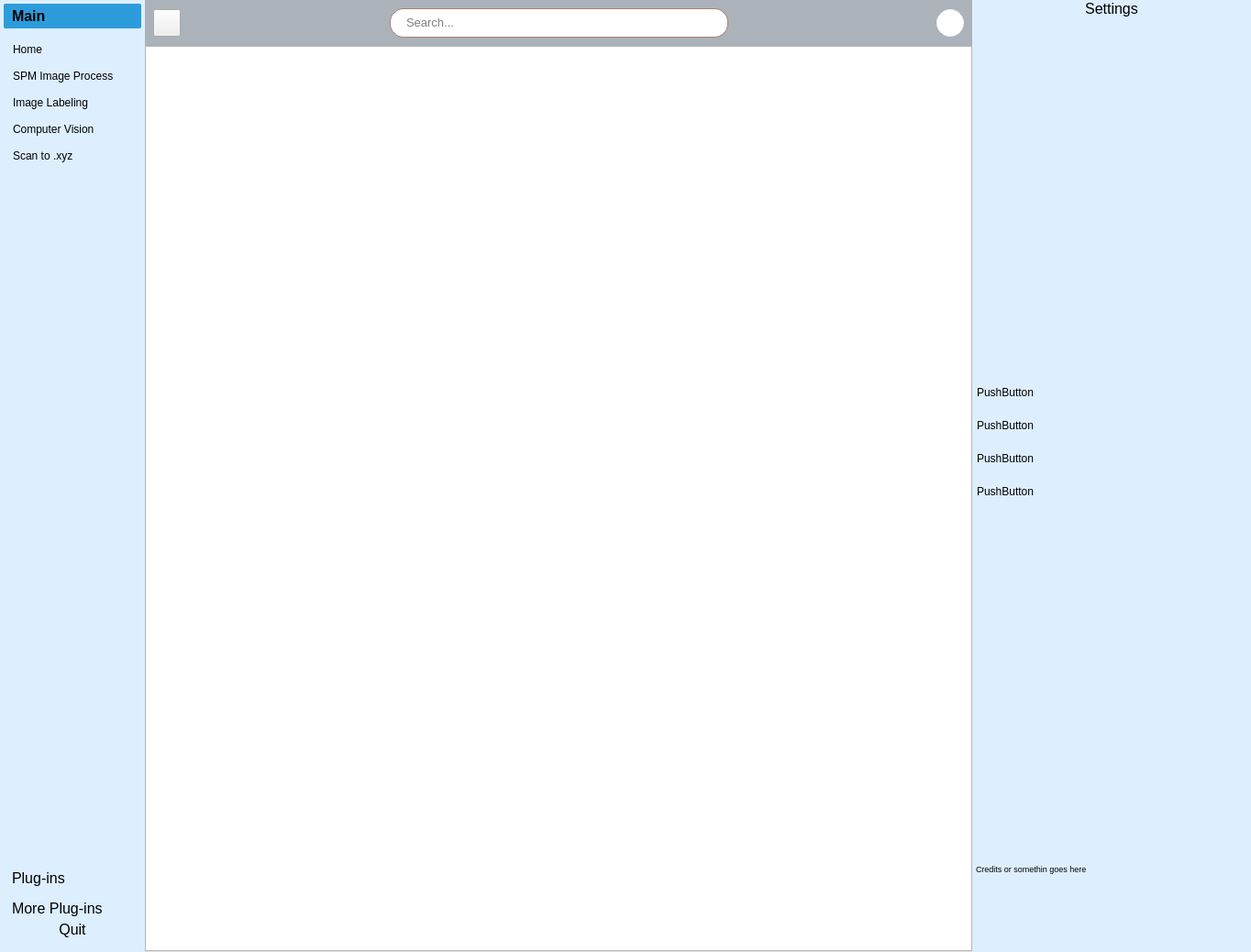
<?xml version="1.0" encoding="UTF-8"?>
<ui version="4.0">
 <class>MainWindow</class>
 <widget class="QMainWindow" name="MainWindow">
  <property name="geometry">
   <rect>
    <x>0</x>
    <y>0</y>
    <width>1364</width>
    <height>1038</height>
   </rect>
  </property>
  <property name="windowTitle">
   <string>MainWindow</string>
  </property>
  <widget class="QWidget" name="centralwidget">
   <layout class="QGridLayout" name="gridLayout_3">
    <property name="leftMargin">
     <number>0</number>
    </property>
    <property name="topMargin">
     <number>0</number>
    </property>
    <property name="rightMargin">
     <number>0</number>
    </property>
    <property name="bottomMargin">
     <number>0</number>
    </property>
    <property name="spacing">
     <number>0</number>
    </property>
    <item row="0" column="0">
     <widget class="QSplitter" name="splitter">
      <property name="orientation">
       <enum>Qt::Horizontal</enum>
      </property>
      <property name="handleWidth">
       <number>0</number>
      </property>
      <widget class="QWidget" name="menu_widget" native="true">
       <property name="minimumSize">
        <size>
         <width>150</width>
         <height>0</height>
        </size>
       </property>
       <property name="font">
        <font>
         <pointsize>12</pointsize>
        </font>
       </property>
       <property name="styleSheet">
        <string notr="true">color: rgb(0, 0, 0);
background-color: rgb(221, 239, 255);
border: none;</string>
       </property>
       <layout class="QGridLayout" name="gridLayout">
        <property name="leftMargin">
         <number>4</number>
        </property>
        <property name="topMargin">
         <number>4</number>
        </property>
        <property name="rightMargin">
         <number>4</number>
        </property>
        <property name="bottomMargin">
         <number>15</number>
        </property>
        <property name="spacing">
         <number>0</number>
        </property>
        <item row="0" column="0">
         <widget class="QToolBox" name="toolBox">
          <property name="enabled">
           <bool>true</bool>
          </property>
          <property name="styleSheet">
           <string notr="true">#toolBox{
	color: #fff;
}

#toolBox::tab{
 padding-left: 5px;
 text-align: left;
 border-radius: 2px;
}

#toolBox::tab:selected{
	background-color: #2d9cdb;
	font-weight: bold;
}

#toolBox QPushButton{
	padding: 5 px 0px 5px 20px;
	text-align: left;
	border-radius: 3px;
}

#toolBox QPushButton:hover{
	background-color: #85C1E9;
}

#toolBox QPushButton:checked{
	background-color: #4398D8;
}</string>
          </property>
          <property name="currentIndex">
           <number>0</number>
          </property>
          <widget class="QWidget" name="page">
           <property name="geometry">
            <rect>
             <x>0</x>
             <y>0</y>
             <width>154</width>
             <height>892</height>
            </rect>
           </property>
           <attribute name="icon">
            <iconset>
             <normaloff>:/icons/layers.svg</normaloff>:/icons/layers.svg</iconset>
           </attribute>
           <attribute name="label">
            <string>Main</string>
           </attribute>
           <layout class="QVBoxLayout" name="verticalLayout">
            <property name="spacing">
             <number>10</number>
            </property>
            <property name="leftMargin">
             <number>5</number>
            </property>
            <property name="topMargin">
             <number>5</number>
            </property>
            <property name="rightMargin">
             <number>5</number>
            </property>
            <property name="bottomMargin">
             <number>5</number>
            </property>
            <item>
             <widget class="QPushButton" name="pushButton">
              <property name="focusPolicy">
               <enum>Qt::NoFocus</enum>
              </property>
              <property name="text">
               <string>Home</string>
              </property>
              <property name="icon">
               <iconset resource="../static/resource.qrc">
                <normaloff>:/icons/icons/home.svg</normaloff>:/icons/icons/home.svg</iconset>
              </property>
              <property name="checkable">
               <bool>true</bool>
              </property>
             </widget>
            </item>
            <item>
             <widget class="QPushButton" name="pushButton_17">
              <property name="text">
               <string>SPM Image Process</string>
              </property>
              <property name="icon">
               <iconset resource="../static/resource.qrc">
                <normaloff>:/icons/icons/map.svg</normaloff>:/icons/icons/map.svg</iconset>
              </property>
             </widget>
            </item>
            <item>
             <widget class="QPushButton" name="pushButton_2">
              <property name="focusPolicy">
               <enum>Qt::NoFocus</enum>
              </property>
              <property name="text">
               <string>Image Labeling</string>
              </property>
              <property name="icon">
               <iconset resource="../static/resource.qrc">
                <normaloff>:/icons/icons/maximize.svg</normaloff>:/icons/icons/maximize.svg</iconset>
              </property>
              <property name="checkable">
               <bool>true</bool>
              </property>
             </widget>
            </item>
            <item>
             <widget class="QPushButton" name="pushButton_18">
              <property name="text">
               <string>Computer Vision</string>
              </property>
              <property name="icon">
               <iconset resource="../static/resource.qrc">
                <normaloff>:/icons/icons/eye.svg</normaloff>:/icons/icons/eye.svg</iconset>
              </property>
             </widget>
            </item>
            <item>
             <widget class="QPushButton" name="pushButton_19">
              <property name="text">
               <string>Scan to .xyz</string>
              </property>
              <property name="icon">
               <iconset resource="../static/resource.qrc">
                <normaloff>:/icons/icons/codepen.svg</normaloff>:/icons/icons/codepen.svg</iconset>
              </property>
             </widget>
            </item>
            <item>
             <spacer name="verticalSpacer">
              <property name="orientation">
               <enum>Qt::Vertical</enum>
              </property>
              <property name="sizeHint" stdset="0">
               <size>
                <width>20</width>
                <height>604</height>
               </size>
              </property>
             </spacer>
            </item>
           </layout>
          </widget>
          <widget class="QWidget" name="page_2">
           <property name="geometry">
            <rect>
             <x>0</x>
             <y>0</y>
             <width>142</width>
             <height>909</height>
            </rect>
           </property>
           <attribute name="icon">
            <iconset>
             <normaloff>:/newPrefix/icons/slack.svg</normaloff>:/newPrefix/icons/slack.svg</iconset>
           </attribute>
           <attribute name="label">
            <string>Plug-ins</string>
           </attribute>
           <layout class="QVBoxLayout" name="verticalLayout_2">
            <property name="spacing">
             <number>10</number>
            </property>
            <property name="leftMargin">
             <number>5</number>
            </property>
            <property name="topMargin">
             <number>5</number>
            </property>
            <property name="rightMargin">
             <number>5</number>
            </property>
            <property name="bottomMargin">
             <number>5</number>
            </property>
            <item>
             <widget class="QPushButton" name="pushButton_3">
              <property name="enabled">
               <bool>false</bool>
              </property>
              <property name="focusPolicy">
               <enum>Qt::NoFocus</enum>
              </property>
              <property name="text">
               <string>IP 1</string>
              </property>
              <property name="checkable">
               <bool>true</bool>
              </property>
             </widget>
            </item>
            <item>
             <widget class="QPushButton" name="pushButton_4">
              <property name="enabled">
               <bool>false</bool>
              </property>
              <property name="focusPolicy">
               <enum>Qt::NoFocus</enum>
              </property>
              <property name="text">
               <string>IP 2</string>
              </property>
              <property name="checkable">
               <bool>true</bool>
              </property>
             </widget>
            </item>
            <item>
             <widget class="QPushButton" name="pushButton_5">
              <property name="enabled">
               <bool>false</bool>
              </property>
              <property name="focusPolicy">
               <enum>Qt::NoFocus</enum>
              </property>
              <property name="text">
               <string>IP 3</string>
              </property>
              <property name="checkable">
               <bool>true</bool>
              </property>
             </widget>
            </item>
            <item>
             <spacer name="verticalSpacer_2">
              <property name="orientation">
               <enum>Qt::Vertical</enum>
              </property>
              <property name="sizeHint" stdset="0">
               <size>
                <width>20</width>
                <height>576</height>
               </size>
              </property>
             </spacer>
            </item>
           </layout>
          </widget>
          <widget class="QWidget" name="page_3">
           <property name="geometry">
            <rect>
             <x>0</x>
             <y>0</y>
             <width>142</width>
             <height>909</height>
            </rect>
           </property>
           <attribute name="icon">
            <iconset>
             <normaloff>:/icons/loader.svg</normaloff>:/icons/loader.svg</iconset>
           </attribute>
           <attribute name="label">
            <string>More Plug-ins</string>
           </attribute>
           <layout class="QVBoxLayout" name="verticalLayout_3">
            <property name="spacing">
             <number>10</number>
            </property>
            <property name="leftMargin">
             <number>5</number>
            </property>
            <property name="topMargin">
             <number>5</number>
            </property>
            <property name="rightMargin">
             <number>5</number>
            </property>
            <property name="bottomMargin">
             <number>5</number>
            </property>
            <item>
             <widget class="QPushButton" name="pushButton_6">
              <property name="enabled">
               <bool>false</bool>
              </property>
              <property name="focusPolicy">
               <enum>Qt::NoFocus</enum>
              </property>
              <property name="text">
               <string>Computer Vision</string>
              </property>
              <property name="icon">
               <iconset>
                <normaloff>:/icons/eye.svg</normaloff>:/icons/eye.svg</iconset>
              </property>
              <property name="checkable">
               <bool>true</bool>
              </property>
             </widget>
            </item>
            <item>
             <widget class="QPushButton" name="pushButton_7">
              <property name="enabled">
               <bool>false</bool>
              </property>
              <property name="focusPolicy">
               <enum>Qt::NoFocus</enum>
              </property>
              <property name="text">
               <string>Visualize .XYZ</string>
              </property>
              <property name="icon">
               <iconset>
                <normaloff>:/icons/chrome.svg</normaloff>:/icons/chrome.svg</iconset>
              </property>
              <property name="checkable">
               <bool>true</bool>
              </property>
             </widget>
            </item>
            <item>
             <widget class="QPushButton" name="pushButton_11">
              <property name="enabled">
               <bool>false</bool>
              </property>
              <property name="text">
               <string>Add a plug-in!</string>
              </property>
             </widget>
            </item>
            <item>
             <widget class="QPushButton" name="pushButton_12">
              <property name="enabled">
               <bool>false</bool>
              </property>
              <property name="text">
               <string>Add another!</string>
              </property>
             </widget>
            </item>
            <item>
             <spacer name="verticalSpacer_3">
              <property name="orientation">
               <enum>Qt::Vertical</enum>
              </property>
              <property name="sizeHint" stdset="0">
               <size>
                <width>20</width>
                <height>604</height>
               </size>
              </property>
             </spacer>
            </item>
           </layout>
          </widget>
         </widget>
        </item>
        <item row="1" column="0">
         <widget class="QPushButton" name="pushButton_10">
          <property name="text">
           <string>Quit</string>
          </property>
         </widget>
        </item>
       </layout>
      </widget>
      <widget class="QWidget" name="main_widget" native="true">
       <layout class="QGridLayout" name="gridLayout_2">
        <property name="leftMargin">
         <number>0</number>
        </property>
        <property name="topMargin">
         <number>0</number>
        </property>
        <property name="rightMargin">
         <number>0</number>
        </property>
        <property name="bottomMargin">
         <number>0</number>
        </property>
        <property name="spacing">
         <number>0</number>
        </property>
        <item row="1" column="0">
         <widget class="QTabWidget" name="tabWidget">
          <property name="font">
           <font>
            <pointsize>10</pointsize>
           </font>
          </property>
          <property name="styleSheet">
           <string notr="true">#tabWidget{
	background-color: #fff;
}

QTabBar::close-button{
	margin-left: 3px;
	
	image: url(:/icons/icons/x.svg)
}

QTabBar::close-button:hover{
	margin-left: 3px;
	
	image: url(/icons/icons/x-circle.svg);
}</string>
          </property>
          <property name="currentIndex">
           <number>-1</number>
          </property>
          <property name="tabsClosable">
           <bool>true</bool>
          </property>
         </widget>
        </item>
        <item row="0" column="0">
         <widget class="QWidget" name="search_widget" native="true">
          <property name="styleSheet">
           <string notr="true">#search_widget{
	background-color: #ABB2B9;
}</string>
          </property>
          <layout class="QHBoxLayout" name="horizontalLayout_2">
           <item>
            <widget class="QPushButton" name="pushButton_8">
             <property name="minimumSize">
              <size>
               <width>30</width>
               <height>30</height>
              </size>
             </property>
             <property name="maximumSize">
              <size>
               <width>30</width>
               <height>30</height>
              </size>
             </property>
             <property name="text">
              <string/>
             </property>
             <property name="icon">
              <iconset resource="../static/resource.qrc">
               <normaloff>:/icons/icons/chevrons-left.svg</normaloff>:/icons/icons/chevrons-left.svg</iconset>
             </property>
             <property name="checkable">
              <bool>true</bool>
             </property>
            </widget>
           </item>
           <item>
            <spacer name="horizontalSpacer">
             <property name="orientation">
              <enum>Qt::Horizontal</enum>
             </property>
             <property name="sizeHint" stdset="0">
              <size>
               <width>150</width>
               <height>20</height>
              </size>
             </property>
            </spacer>
           </item>
           <item>
            <widget class="QFrame" name="search_frame">
             <property name="enabled">
              <bool>true</bool>
             </property>
             <property name="styleSheet">
              <string notr="true">#search_frame{
	border: 1px solid #aa7e6f;
	border-radius: 15px;
	background-color: #fff;
}

#search_frame QPushButton{
	padding: 5px 5px;
	border-radius: 15px;
}

#search_frame QPushButton:pressed{
	padding-left: 10px;
}

#search_frame QLineEdit{
	border: none;
}</string>
             </property>
             <property name="frameShape">
              <enum>QFrame::StyledPanel</enum>
             </property>
             <property name="frameShadow">
              <enum>QFrame::Raised</enum>
             </property>
             <layout class="QHBoxLayout" name="horizontalLayout">
              <property name="spacing">
               <number>5</number>
              </property>
              <property name="leftMargin">
               <number>15</number>
              </property>
              <property name="topMargin">
               <number>5</number>
              </property>
              <property name="rightMargin">
               <number>5</number>
              </property>
              <property name="bottomMargin">
               <number>5</number>
              </property>
              <item>
               <widget class="QLineEdit" name="lineEdit">
                <property name="minimumSize">
                 <size>
                  <width>300</width>
                  <height>0</height>
                 </size>
                </property>
                <property name="font">
                 <font>
                  <pointsize>10</pointsize>
                 </font>
                </property>
                <property name="placeholderText">
                 <string>Search...</string>
                </property>
                <property name="clearButtonEnabled">
                 <bool>true</bool>
                </property>
               </widget>
              </item>
              <item>
               <widget class="QPushButton" name="pushButton_9">
                <property name="minimumSize">
                 <size>
                  <width>20</width>
                  <height>20</height>
                 </size>
                </property>
                <property name="maximumSize">
                 <size>
                  <width>16777212</width>
                  <height>16777215</height>
                 </size>
                </property>
                <property name="styleSheet">
                 <string notr="true">background-color: rgb(255, 255, 255);

border:none;</string>
                </property>
                <property name="text">
                 <string/>
                </property>
                <property name="icon">
                 <iconset>
                  <normaloff>:/icons/more-horizontal.svg</normaloff>:/icons/more-horizontal.svg</iconset>
                </property>
                <property name="iconSize">
                 <size>
                  <width>20</width>
                  <height>20</height>
                 </size>
                </property>
               </widget>
              </item>
             </layout>
            </widget>
           </item>
           <item>
            <spacer name="horizontalSpacer_2">
             <property name="orientation">
              <enum>Qt::Horizontal</enum>
             </property>
             <property name="sizeHint" stdset="0">
              <size>
               <width>150</width>
               <height>20</height>
              </size>
             </property>
            </spacer>
           </item>
           <item>
            <widget class="QLabel" name="user_label">
             <property name="minimumSize">
              <size>
               <width>30</width>
               <height>30</height>
              </size>
             </property>
             <property name="maximumSize">
              <size>
               <width>30</width>
               <height>30</height>
              </size>
             </property>
             <property name="styleSheet">
              <string notr="true">#user_label{
	background-color: #fff;
	border: 1px solid #F2F4F4;
	padding: 5px 5px;
	border-radius: 15%;
}

#user_label:hover{
	background-color: rgb(238, 238, 238);
}</string>
             </property>
             <property name="text">
              <string/>
             </property>
             <property name="pixmap">
              <pixmap resource="../static/resource.qrc">:/icons/icons/settings.svg</pixmap>
             </property>
             <property name="scaledContents">
              <bool>true</bool>
             </property>
             <property name="alignment">
              <set>Qt::AlignCenter</set>
             </property>
            </widget>
           </item>
          </layout>
         </widget>
        </item>
       </layout>
      </widget>
      <widget class="QWidget" name="settings_widget" native="true">
       <property name="styleSheet">
        <string notr="true">#settings_widget{
	color: rgb(0, 0, 0);
	background-color: rgb(221, 239, 255);
	border: none;
}

#settings_widget QPushButton{
	padding: 5 px 0px 5px 20px;
	text-align: left;
	border-radius: 3px;
}

#settings_widget QPushButton:hover{
	background-color: #85C1E9;
}

#settings_widgetx QPushButton:checked{
	background-color: #4398D8;
}</string>
       </property>
       <layout class="QGridLayout" name="gridLayout_4">
        <item row="4" column="0">
         <widget class="QTextBrowser" name="textBrowser">
          <property name="maximumSize">
           <size>
            <width>16777215</width>
            <height>100</height>
           </size>
          </property>
          <property name="styleSheet">
           <string notr="true">color: rgb(0, 0, 0);
background-color: rgb(221, 239, 255);
border: none;
</string>
          </property>
          <property name="html">
           <string>&lt;!DOCTYPE HTML PUBLIC &quot;-//W3C//DTD HTML 4.0//EN&quot; &quot;http://www.w3.org/TR/REC-html40/strict.dtd&quot;&gt;
&lt;html&gt;&lt;head&gt;&lt;meta name=&quot;qrichtext&quot; content=&quot;1&quot; /&gt;&lt;style type=&quot;text/css&quot;&gt;
p, li { white-space: pre-wrap; }
&lt;/style&gt;&lt;/head&gt;&lt;body style=&quot; font-family:'MS Shell Dlg 2'; font-size:8.25pt; font-weight:400; font-style:normal;&quot;&gt;
&lt;p style=&quot; margin-top:0px; margin-bottom:0px; margin-left:0px; margin-right:0px; -qt-block-indent:0; text-indent:0px;&quot;&gt;&lt;span style=&quot; font-size:6.6pt;&quot;&gt;Credits or somethin goes here&lt;/span&gt;&lt;/p&gt;&lt;/body&gt;&lt;/html&gt;</string>
          </property>
         </widget>
        </item>
        <item row="0" column="0">
         <widget class="QLabel" name="label">
          <property name="font">
           <font>
            <pointsize>12</pointsize>
           </font>
          </property>
          <property name="text">
           <string>Settings</string>
          </property>
          <property name="alignment">
           <set>Qt::AlignCenter</set>
          </property>
         </widget>
        </item>
        <item row="3" column="0">
         <spacer name="verticalSpacer_4">
          <property name="orientation">
           <enum>Qt::Vertical</enum>
          </property>
          <property name="sizeHint" stdset="0">
           <size>
            <width>20</width>
            <height>187</height>
           </size>
          </property>
         </spacer>
        </item>
        <item row="2" column="0">
         <layout class="QVBoxLayout" name="verticalLayout_4">
          <item>
           <widget class="QPushButton" name="pushButton_13">
            <property name="minimumSize">
             <size>
              <width>0</width>
              <height>30</height>
             </size>
            </property>
            <property name="text">
             <string>PushButton</string>
            </property>
            <property name="checkable">
             <bool>true</bool>
            </property>
           </widget>
          </item>
          <item>
           <widget class="QPushButton" name="pushButton_14">
            <property name="minimumSize">
             <size>
              <width>0</width>
              <height>30</height>
             </size>
            </property>
            <property name="text">
             <string>PushButton</string>
            </property>
            <property name="checkable">
             <bool>true</bool>
            </property>
           </widget>
          </item>
          <item>
           <widget class="QPushButton" name="pushButton_15">
            <property name="minimumSize">
             <size>
              <width>0</width>
              <height>30</height>
             </size>
            </property>
            <property name="text">
             <string>PushButton</string>
            </property>
            <property name="checkable">
             <bool>true</bool>
            </property>
           </widget>
          </item>
          <item>
           <widget class="QPushButton" name="pushButton_16">
            <property name="minimumSize">
             <size>
              <width>0</width>
              <height>30</height>
             </size>
            </property>
            <property name="text">
             <string>PushButton</string>
            </property>
            <property name="checkable">
             <bool>true</bool>
            </property>
           </widget>
          </item>
         </layout>
        </item>
        <item row="1" column="0">
         <spacer name="verticalSpacer_5">
          <property name="orientation">
           <enum>Qt::Vertical</enum>
          </property>
          <property name="sizeHint" stdset="0">
           <size>
            <width>20</width>
            <height>100</height>
           </size>
          </property>
         </spacer>
        </item>
       </layout>
      </widget>
     </widget>
    </item>
   </layout>
  </widget>
 </widget>
 <resources>
  <include location="../static/resource.qrc"/>
  <include location="../../../.designer/static/resource.qrc"/>
 </resources>
 <connections>
  <connection>
   <sender>pushButton_8</sender>
   <signal>toggled(bool)</signal>
   <receiver>menu_widget</receiver>
   <slot>setHidden(bool)</slot>
   <hints>
    <hint type="sourcelabel">
     <x>352</x>
     <y>24</y>
    </hint>
    <hint type="destinationlabel">
     <x>326</x>
     <y>5</y>
    </hint>
   </hints>
  </connection>
 </connections>
</ui>
